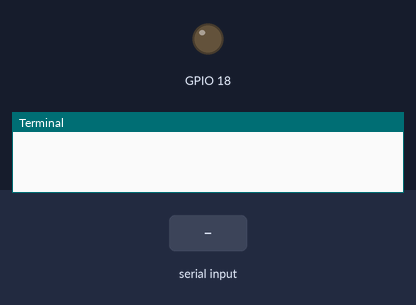
The program below on a simulated Raspberry Pi (BCM pin numbers). Shown: output pins drawn as LEDs (lit = HIGH), the last lines printed to the terminal. The test bench sets the inputs (shaded band).

Above: at 1.2 s.
1.3 s: "e" typed at the terminal, then Enter
At 1.7 s:
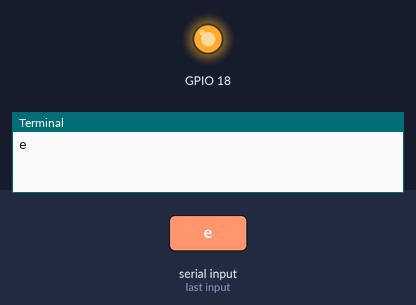
2.8 s: "a" typed at the terminal, then Enter
At 4.1 s:
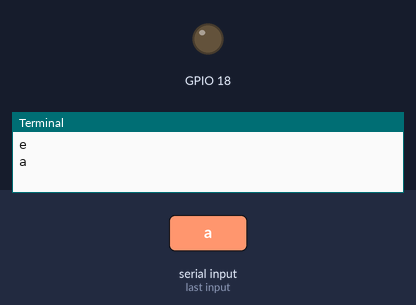
Timing chart, 0 to 5.8 s (numbered marks = the images above; inputs shaded):
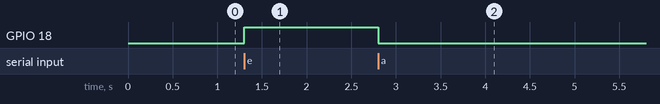

The program:

tastatureingaben.py
```python
import RPi.GPIO as GPIO
import time


GPIO.setwarnings(False)
GPIO.setmode(GPIO.BCM)
GPIO.setup(18,GPIO.OUT)
GPIO.output(18, False)

while True:
    input1 = input()
    if(input1=="e"):
        GPIO.output(18,True)
    elif(input1 == "a"):
        GPIO.output(18, False)
```

Measured:
- after the input at 1.3 s, GPIO 18: LOW → HIGH at once
- after the input at 2.8 s, GPIO 18: HIGH → LOW at once
